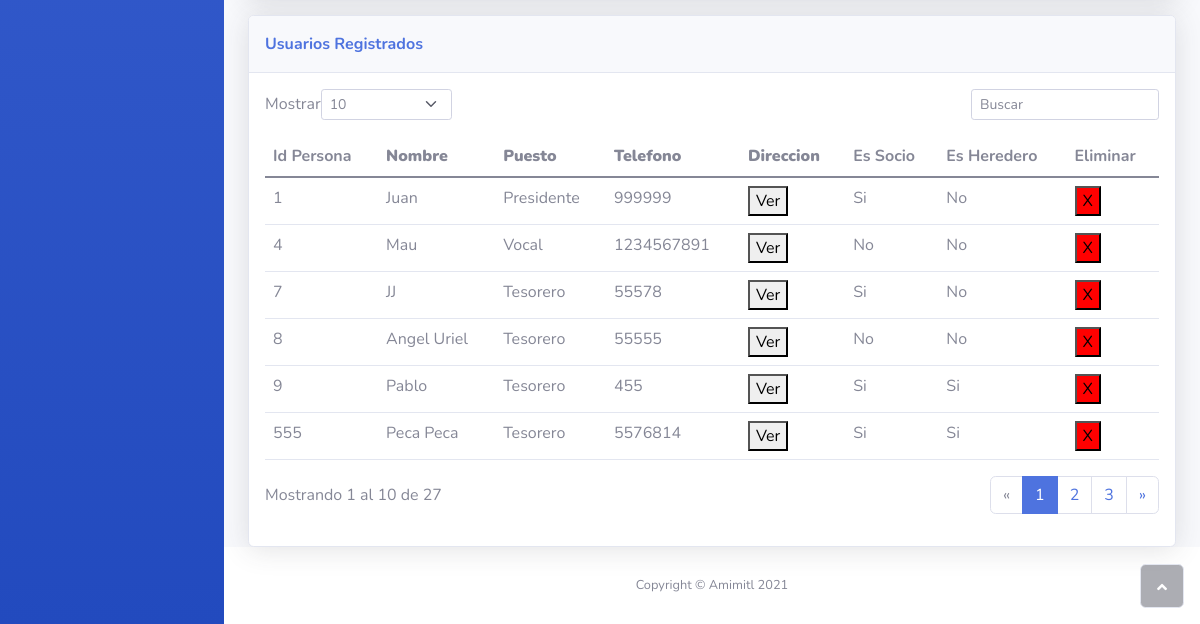
The page /index.php (signed in, lower part) on the database as committed earlier.
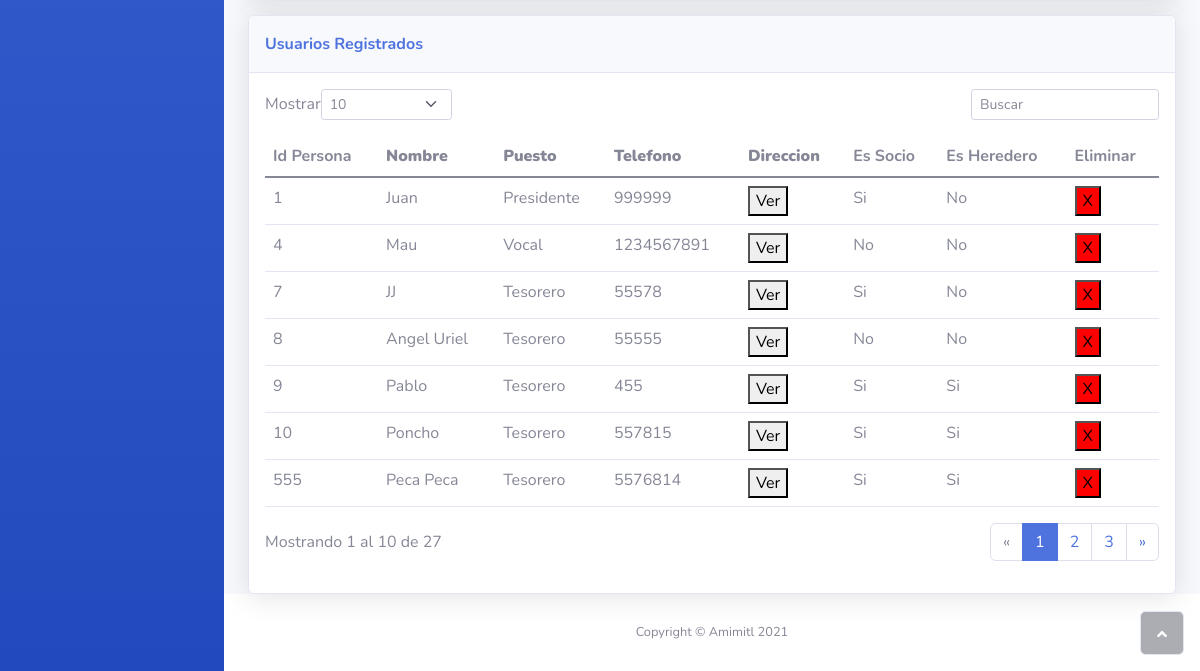
The same page on the database as committed later.
### tables this page shows
CREATE TABLE `persona` (
  `idPersona` int(11) NOT NULL,
  `Nombre` varchar(60) NOT NULL,
  `coordX` double DEFAULT NULL,
  `coordY` double DEFAULT NULL,
  `Telefono` varchar(10) NOT NULL,
  `EsSocio` tinyint(4) NOT NULL,
  `EsHeredero` tinyint(4) NOT NULL
);

CREATE TABLE `cargo` (
  `idCargo` int(11) NOT NULL,
  `NombreCargo` varchar(60) NOT NULL
);

### index.php (the view, shortened to what this page needs)
<!DOCTYPE html>
<html>
<head>
    <link rel="stylesheet" href="assets/bootstrap/css/bootstrap.min.css">
    <link rel="stylesheet" href="assets/fonts/fontawesome-all.min.css">
    <link rel="stylesheet" href="assets/fonts/font-awesome.min.css">
    <link rel="stylesheet" href="assets/fonts/fontawesome5-overrides.min.css">
</head>
<body id="page-top">
    <div id="wrapper">
        <nav class="navbar navbar-dark align-items-start sidebar sidebar-dark accordion bg-gradient-primary p-0">
        </nav>
        <div class="d-flex flex-column" id="content-wrapper">
            <div id="content">
                <div class="container-fluid">
                                <?php
                                include("ingresopersonas.php");
                            ?>
                            <?php
                                include("admin.php");
                            ?>
                    <div class="card shadow">
                        <div class="card-header py-3">
                            <p class="text-primary m-0 fw-bold">Usuarios Registrados</p>
                        </div>
                        <div class="card-body">
                            <div class="row">
                                <div class="col-md-6 text-nowrap">
                                    <div id="dataTable_length-1" class="dataTables_length" aria-controls="dataTable"><label class="form-label">Mostrar<select class="d-inline-block form-select form-select-sm">
                                                <option value="10" selected="">10</option>
                                            </select>&nbsp;</label></div>
                                </div>
                                <div class="col-md-6">
                                    <div class="text-md-end dataTables_filter" id="dataTable_filter-1"><label class="form-label"><input type="search" class="form-control form-control-sm" aria-controls="dataTable" placeholder="Buscar"></label></div>
                                </div>
                            </div>
                            <div class="table-responsive table mt-2" id="dataTable-1" role="grid" aria-describedby="dataTable_info">
                                <table class="table my-0" id="dataTable">
                                    <thead>
                                        <tr>
                                            <th>Id Persona</th>
                                            <th><strong>Nombre</strong><br></th>
                                            <th><strong>Puesto</strong><br></th>
                                            <th><strong>Telefono</strong><br></th>
                                            <th><strong>Direccion</strong><br></th>
                                            <th>Es Socio</th>
                                            <th>Es Heredero</th>
                                            <th>Eliminar</th>
                                        </tr>
                                    </thead>
                                    <tbody>
                                    <?php
                                        include("assets/php/conexion.php");
                                        $sql = "SELECT * FROM persona";
                                        $result = mysqli_query($conn, $sql);
                                        while($mostrar = mysqli_fetch_array($result)){
                                        ?>
                                        <tr>
                                            <?php
                                            $id = $mostrar['idPersona'];
                                            $sql2 = "SELECT * FROM cargo WHERE idCargo = (SELECT Cargo_idCargo FROM administrador WHERE Persona_idPersona = '$id')";
                                            $result2 = mysqli_query($conn, $sql2);
                                            while($mostrar2 = mysqli_fetch_array($result2)){
                                                $cargo = $mostrar2['NombreCargo'];
                                            }
                                            ?>
                                            <?php if($mostrar['EsSocio'] == 1){
                                                $socio = "Si";
                                            }else{
                                                $socio = "No";
                                            } ?>
                                            <?php if($mostrar['EsHeredero'] == 1){
                                                $here = "Si";
                                            }else{
                                                $here = "No";
                                            } ?>
                                            <td><?php echo $mostrar['idPersona']?></td>
                                            <td><?php echo $mostrar['Nombre']?></td>
                                            <td><?php echo $cargo?></td>
                                            <td><?php echo $mostrar['Telefono']?></td>
                                            <td><?php echo $mostrar['Dirreccion']?></td>
                                            <td><?php echo $socio?></td>
                                            <td><?php echo $here?></td>
                                        </tr>
                                        <?php
                                        }
                                        ?>
                                    </tbody>
                                </table>
                            </div>
                            <div class="row">
                                <div class="col-md-6 align-self-center">
                                    <p id="dataTable_info-1" class="dataTables_info" role="status" aria-live="polite">Mostrando 1 al 10 de 27</p>
                                </div>
                                <div class="col-md-6">
                                    <nav class="d-lg-flex justify-content-lg-end dataTables_paginate paging_simple_numbers">
                                        <ul class="pagination">
                                            <li class="page-item disabled"><a class="page-link" href="#" aria-label="Previous"><span aria-hidden="true">«</span></a></li>
                                            <li class="page-item active"><a class="page-link" href="#">1</a></li>
                                            <li class="page-item"><a class="page-link" href="#">2</a></li>
                                            <li class="page-item"><a class="page-link" href="#">3</a></li>
                                            <li class="page-item"><a class="page-link" href="#" aria-label="Next"><span aria-hidden="true">»</span></a></li>
                                        </ul>
                                    </nav>
                                </div>
                            </div>
                        </div>
                    </div>
                </div>
            </div>
            <footer class="bg-white sticky-footer">
                <div class="container my-auto">
                    <div class="text-center my-auto copyright"><span>Copyright © Amimitl 2021</span></div>
                </div>
            </footer>
        </div><a class="border rounded d-inline scroll-to-top" href="#page-top"><i class="fas fa-angle-up"></i></a>
    </div>
</body>
</html>

Rows that differ between the two databases and show on the page:
added persona: idPersona "10", Nombre "Poncho", $cargo "Tesorero", Telefono "557815", EsSocio "Si", EsHeredero "Si"
